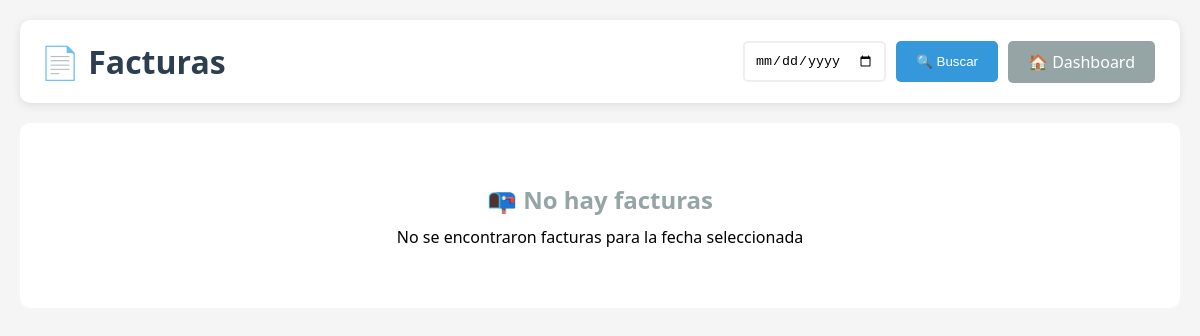
/facturas (signed in), run on an earlier commit of the app's database.
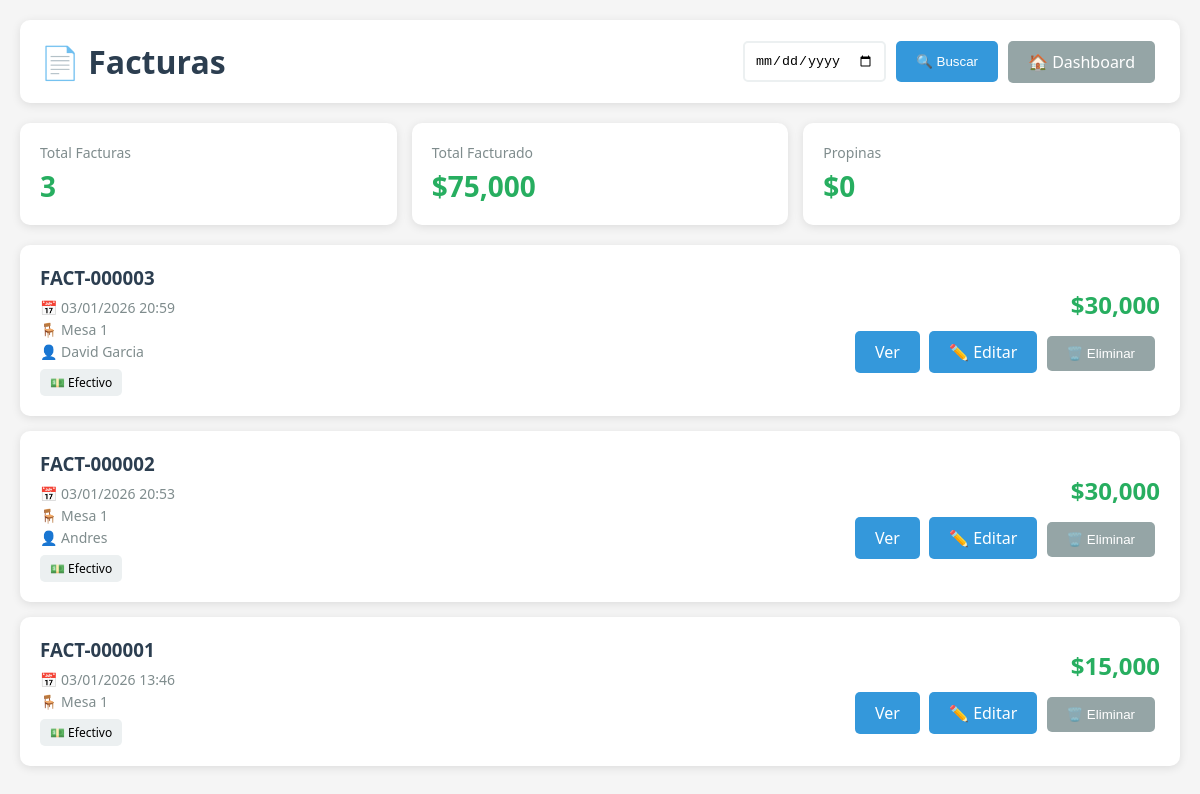
And on a later commit of the database.
### app.py (models this page shows)
class Factura(db.Model):
    id = db.Column(db.Integer, primary_key=True)
    numero_consecutivo = db.Column(db.String(50), unique=True, nullable=False)
    sesion_id = db.Column(db.Integer, db.ForeignKey('sesion.id'), nullable=False)
    fecha_emision = db.Column(db.DateTime, default=datetime.now)
    subtotal = db.Column(db.Float, default=0)
    iva = db.Column(db.Float, default=0)
    propina = db.Column(db.Float, default=0)
    total = db.Column(db.Float, default=0)
    metodo_pago = db.Column(db.String(50), default='efectivo')
    desglose_pago = db.Column(db.Text)
    cliente_nombre = db.Column(db.String(200))
    cliente_documento = db.Column(db.String(50))
    notas = db.Column(db.Text)
    estado_pago = db.Column(db.String(20), default='pagada')  # pagada, pendiente, vencida
    fecha_vencimiento = db.Column(db.Date, nullable=True)  # Cuándo debe pagar el cliente
    fecha_pago_real = db.Column(db.DateTime, nullable=True)  # Cuándo pagó realmente
    saldo_pendiente = db.Column(db.Float, default=0)  # Si pagó parcialmente
    sesion = db.relationship('Sesion', backref='facturas')

class Mesa(db.Model):
    id = db.Column(db.Integer, primary_key=True)
    numero = db.Column(db.Integer, nullable=False, unique=True)
    capacidad = db.Column(db.Integer, default=4)
    activa = db.Column(db.Boolean, default=True)

### app.py (the view)
@app.route("/facturas")
@login_required
def lista_facturas():
    fecha_param = request.args.get('fecha')
    if fecha_param:
        try:
            fecha_obj = datetime.strptime(fecha_param, '%Y-%m-%d').date()
            facturas = Factura.query.filter(
                db.func.date(Factura.fecha_emision) == fecha_obj
            ).order_by(Factura.fecha_emision.desc()).all()
        except ValueError:
            flash('Fecha inválida', 'error')
            facturas = Factura.query.order_by(Factura.fecha_emision.desc()).limit(50).all()
    else:
        facturas = Factura.query.order_by(Factura.fecha_emision.desc()).limit(50).all()
    return render_template("lista_facturas.html", facturas=facturas)

### app.py (called while the page is built)
@login_manager.user_loader
def load_user(user_id):
    return Usuario.query.get(int(user_id))

### templates/lista_facturas.html (shortened to what this page needs)
<!DOCTYPE html>
<html lang="es">
<head>
</head>
<body>
    <div class="container">
        <div class="header">
            <h1>📄 Facturas</h1>
            <div class="filtros">
                <form method="GET" style="display: flex; gap: 10px;">
                    <input type="date" name="fecha" value="{{ request.args.get('fecha', '') }}">
                    <button type="submit">🔍 Buscar</button>
                </form>
                <a href="{{ url_for('dashboard') }}" class="btn btn-secondary">🏠 Dashboard</a>
            </div>
        </div>
        {% if facturas %}
        <div class="stats">
            <div class="stat-card">
                <div class="label">Total Facturas</div>
                <div class="value">{{ facturas|length }}</div>
            </div>
            <div class="stat-card">
                <div class="label">Total Facturado</div>
                <div class="value">${{ '{:,.0f}'.format(facturas|sum(attribute='total')) }}</div>
            </div>
            <div class="stat-card">
                <div class="label">Propinas</div>
                <div class="value">${{ '{:,.0f}'.format(facturas|sum(attribute='propina')) }}</div>
            </div>
        </div>
        <div class="facturas-grid">
            {% for factura in facturas %}
            <div class="factura-card">
                <div class="factura-info">
                    <h3>{{ factura.numero_consecutivo }}</h3>
                    <p>📅 {{ factura.fecha_emision.strftime('%d/%m/%Y %H:%M') }}</p>
                    <p>🪑 Mesa {{ factura.sesion.mesa.numero }}</p>
                    {% if factura.cliente_nombre %}
                    <p>👤 {{ factura.cliente_nombre }}</p>
                    {% endif %}
                    <span class="factura-metodo">
                        {% if factura.metodo_pago == 'efectivo' %}💵 Efectivo
                        {% elif factura.metodo_pago == 'tarjeta' %}💳 Tarjeta
                        {% elif factura.metodo_pago == 'transferencia' %}📱 Transferencia
                        {% elif factura.metodo_pago == 'mixto' %}🔀 Mixto
                        {% endif %}
                    </span>
                </div>
                <div style="text-align: right;">
                    <div class="factura-total">${{ '{:,.0f}'.format(factura.total) }}</div>
                    <div style="margin-top: 10px;">
                        <a href="{{ url_for('ver_factura', factura_id=factura.id) }}" class="btn btn-primary">Ver</a>
                        {% if current_user.is_authenticated and current_user.rol == 'admin' %}
                        <a href="{{ url_for('editar_factura', factura_id=factura.id) }}" class="btn btn-primary">✏️ Editar</a>
                        <form method="POST" action="{{ url_for('eliminar_factura', factura_id=factura.id) }}" style="display:inline;" onsubmit="return confirm('¿Eliminar factura {{ factura.numero_consecutivo }}?')">
                            <button type="submit" class="btn btn-secondary">🗑️ Eliminar</button>
                        </form>
                        {% endif %}
                    </div>
                </div>
            </div>
            {% endfor %}
        </div>
        {% else %}
        <div class="empty-state">
            <h2>📭 No hay facturas</h2>
            <p>No se encontraron facturas para la fecha seleccionada</p>
        </div>
        {% endif %}
    </div>
</body>
</html>

### templates/lista_facturas.html (style rules this page uses)
* { margin: 0; padding: 0; box-sizing: border-box; }
body { font-family: 'Segoe UI', Tahoma, Geneva, Verdana, sans-serif; background: #f5f5f5; padding: 20px; }
.container { max-width: 1200px; margin: 0 auto; }
.header { background: white; padding: 20px; border-radius: 10px; margin-bottom: 20px; box-shadow: 0 2px 10px rgba(0,0,0,0.1); display: flex; justify-content: space-between; align-items: center; flex-wrap: wrap; gap: 15px; }
.header h1 { color: #2c3e50; }
.filtros { display: flex; gap: 10px; align-items: center; }
.filtros input { padding: 10px; border: 2px solid #ecf0f1; border-radius: 5px; }
.filtros button { padding: 10px 20px; background: #3498db; color: white; border: none; border-radius: 5px; cursor: pointer; }
.stats { display: grid; grid-template-columns: repeat(auto-fit, minmax(200px, 1fr)); gap: 15px; margin-bottom: 20px; }
.stat-card { background: white; padding: 20px; border-radius: 10px; box-shadow: 0 2px 10px rgba(0,0,0,0.1); }
.stat-card .value { font-size: 28px; font-weight: bold; color: #27ae60; margin-top: 5px; }
.stat-card .label { color: #7f8c8d; font-size: 14px; }
.facturas-grid { display: grid; gap: 15px; }
.factura-card { background: white; padding: 20px; border-radius: 10px; box-shadow: 0 2px 10px rgba(0,0,0,0.1); display: flex; justify-content: space-between; align-items: center; transition: transform 0.3s; }
.factura-info h3 { color: #2c3e50; margin-bottom: 8px; }
.factura-info p { color: #7f8c8d; font-size: 14px; margin: 3px 0; }
.factura-total { font-size: 24px; font-weight: bold; color: #27ae60; }
.factura-metodo { display: inline-block; padding: 5px 10px; background: #ecf0f1; border-radius: 5px; font-size: 12px; margin-top: 5px; }
.btn { padding: 10px 20px; border: none; border-radius: 5px; cursor: pointer; text-decoration: none; display: inline-block; margin-right: 5px; transition: all 0.3s; }
.btn-primary { background: #3498db; color: white; }
.btn-secondary { background: #95a5a6; color: white; }

What changed in the data, as far as the page shows it:
added Factura: numero_consecutivo "FACT-000003", fecha_emision "03/01/2026 20:59", sesion.mesa.numero "1", cliente_nombre "David Garcia", metodo_pago "💵 Efectivo", total "30,000"
added Factura: numero_consecutivo "FACT-000002", fecha_emision "03/01/2026 20:53", sesion.mesa.numero "1", cliente_nombre "Andres", metodo_pago "💵 Efectivo", total "30,000"
added Factura: numero_consecutivo "FACT-000001", fecha_emision "03/01/2026 13:46", sesion.mesa.numero "1", metodo_pago "💵 Efectivo", total "15,000"
Also different on the page:
{{ facturas|length }}: (not shown) → "3"
{{ '{:,.0f}'.format(facturas|sum(attribute='total')) }}: (not shown) → "75,000"
{{ '{:,.0f}'.format(facturas|sum(attribute='propina')) }}: (not shown) → "0"
text no longer shown: "📭 No hay facturas No se encontraron facturas para la fecha seleccionada"
text now shown: "Total Facturas Total Facturado $ Propinas $"
